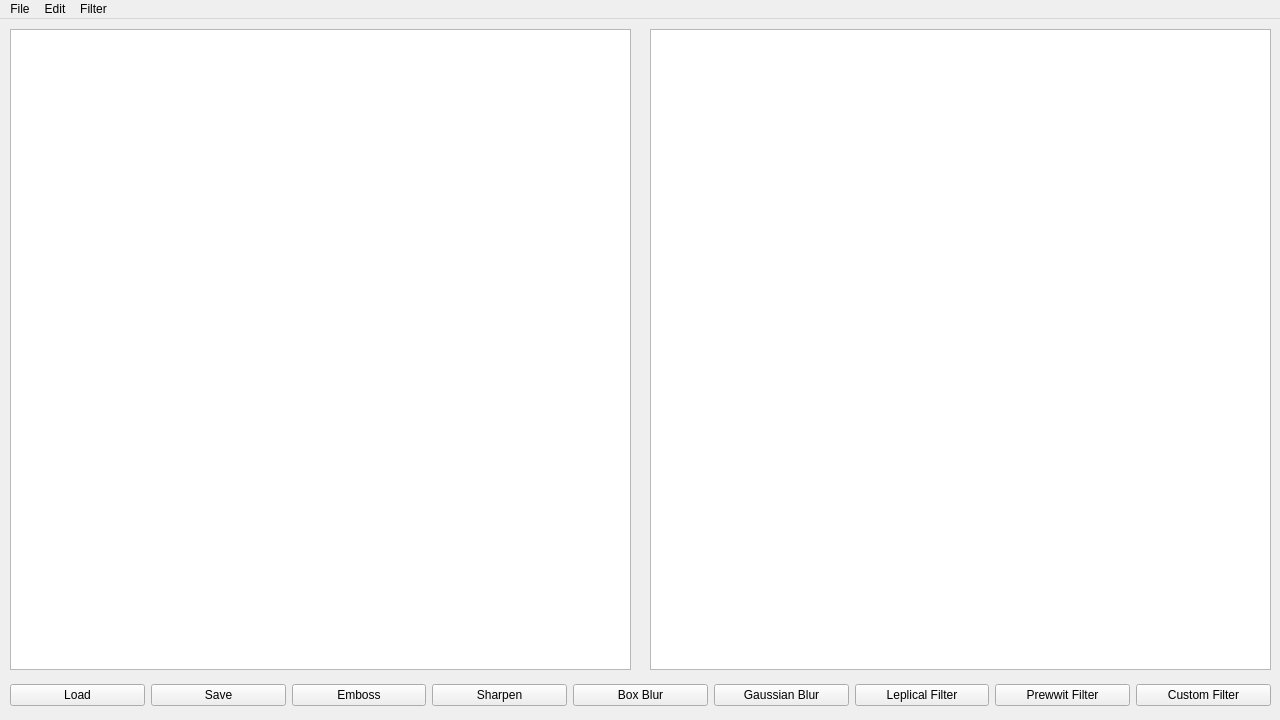
<?xml version="1.0" encoding="UTF-8"?>
<ui version="4.0">
 <class>MainWindow</class>
 <widget class="QMainWindow" name="MainWindow">
  <property name="geometry">
   <rect>
    <x>0</x>
    <y>0</y>
    <width>1280</width>
    <height>720</height>
   </rect>
  </property>
  <property name="minimumSize">
   <size>
    <width>1280</width>
    <height>720</height>
   </size>
  </property>
  <property name="maximumSize">
   <size>
    <width>1280</width>
    <height>720</height>
   </size>
  </property>
  <property name="windowTitle">
   <string>photolab</string>
  </property>
  <widget class="QWidget" name="centralwidget">
   <widget class="QGraphicsView" name="graphicsViewLeft">
    <property name="geometry">
     <rect>
      <x>10</x>
      <y>10</y>
      <width>621</width>
      <height>641</height>
     </rect>
    </property>
    <property name="autoFillBackground">
     <bool>true</bool>
    </property>
    <property name="foregroundBrush">
     <brush brushstyle="NoBrush">
      <color alpha="255">
       <red>0</red>
       <green>0</green>
       <blue>0</blue>
      </color>
     </brush>
    </property>
   </widget>
   <widget class="QGraphicsView" name="graphicsViewRight">
    <property name="geometry">
     <rect>
      <x>650</x>
      <y>10</y>
      <width>621</width>
      <height>641</height>
     </rect>
    </property>
    <property name="autoFillBackground">
     <bool>true</bool>
    </property>
    <property name="foregroundBrush">
     <brush brushstyle="NoBrush">
      <color alpha="255">
       <red>0</red>
       <green>0</green>
       <blue>0</blue>
      </color>
     </brush>
    </property>
   </widget>
   <widget class="QWidget" name="horizontalLayoutWidget">
    <property name="geometry">
     <rect>
      <x>10</x>
      <y>660</y>
      <width>1261</width>
      <height>32</height>
     </rect>
    </property>
    <layout class="QHBoxLayout" name="horizontalLayout">
     <item>
      <widget class="QPushButton" name="loadButton">
       <property name="text">
        <string>Load</string>
       </property>
      </widget>
     </item>
     <item>
      <widget class="QPushButton" name="saveButton">
       <property name="text">
        <string>Save</string>
       </property>
      </widget>
     </item>
     <item>
      <widget class="QPushButton" name="filterEmbosButton">
       <property name="text">
        <string>Emboss</string>
       </property>
      </widget>
     </item>
     <item>
      <widget class="QPushButton" name="filterSharpenButton">
       <property name="text">
        <string>Sharpen</string>
       </property>
      </widget>
     </item>
     <item>
      <widget class="QPushButton" name="filterBoxBlurButton">
       <property name="text">
        <string>Box Blur</string>
       </property>
      </widget>
     </item>
     <item>
      <widget class="QPushButton" name="filterGaussianBlurButton">
       <property name="text">
        <string>Gaussian Blur</string>
       </property>
      </widget>
     </item>
     <item>
      <widget class="QPushButton" name="filterLeplicalButton">
       <property name="text">
        <string>Leplical Filter</string>
       </property>
      </widget>
     </item>
     <item>
      <widget class="QPushButton" name="filterPrewwitButton">
       <property name="text">
        <string>Prewwit Filter</string>
       </property>
      </widget>
     </item>
     <item>
      <widget class="QPushButton" name="filterCustomButton">
       <property name="text">
        <string>Custom Filter</string>
       </property>
      </widget>
     </item>
    </layout>
   </widget>
  </widget>
  <widget class="QMenuBar" name="menubar">
   <property name="geometry">
    <rect>
     <x>0</x>
     <y>0</y>
     <width>1280</width>
     <height>21</height>
    </rect>
   </property>
   <widget class="QMenu" name="menuFile">
    <property name="title">
     <string>File</string>
    </property>
    <addaction name="actionLoad"/>
    <addaction name="actionSave"/>
    <addaction name="actionClose"/>
   </widget>
   <widget class="QMenu" name="menuFilter">
    <property name="title">
     <string>Filter</string>
    </property>
    <addaction name="actionEmboss"/>
    <addaction name="actionSharpen"/>
    <addaction name="actionBox_Blur"/>
    <addaction name="actionGaussian_Blur"/>
    <addaction name="actionLeplacian_Filter"/>
    <addaction name="actionPrewwit_Filter"/>
    <addaction name="actionCustom_Filter"/>
   </widget>
   <widget class="QMenu" name="menuEdit">
    <property name="title">
     <string>Edit</string>
    </property>
    <addaction name="actionNegative"/>
    <addaction name="actionGrayscale"/>
    <addaction name="actionToning"/>
   </widget>
   <addaction name="menuFile"/>
   <addaction name="menuEdit"/>
   <addaction name="menuFilter"/>
  </widget>
  <action name="actionLoad">
   <property name="text">
    <string>Load</string>
   </property>
  </action>
  <action name="actionEmboss">
   <property name="text">
    <string>Emboss</string>
   </property>
  </action>
  <action name="actionSharpen">
   <property name="text">
    <string>Sharpen</string>
   </property>
  </action>
  <action name="actionBox_Blur">
   <property name="text">
    <string>Box Blur</string>
   </property>
  </action>
  <action name="actionGaussian_Blur">
   <property name="text">
    <string>Gaussian Blur</string>
   </property>
  </action>
  <action name="actionLeplacian_Filter">
   <property name="text">
    <string>Leplacian Filter</string>
   </property>
  </action>
  <action name="actionPrewwit_Filter">
   <property name="text">
    <string>Prewwit Filter</string>
   </property>
  </action>
  <action name="actionCustom_Filter">
   <property name="text">
    <string>Custom Filter</string>
   </property>
  </action>
  <action name="actionClose">
   <property name="text">
    <string>Close</string>
   </property>
  </action>
  <action name="actionSave">
   <property name="text">
    <string>Save</string>
   </property>
  </action>
  <action name="actionNegative">
   <property name="text">
    <string>Negative</string>
   </property>
  </action>
  <action name="actionGrayscale">
   <property name="text">
    <string>Grayscale</string>
   </property>
  </action>
  <action name="actionToning">
   <property name="text">
    <string>Toning</string>
   </property>
  </action>
 </widget>
 <resources/>
 <connections/>
</ui>
